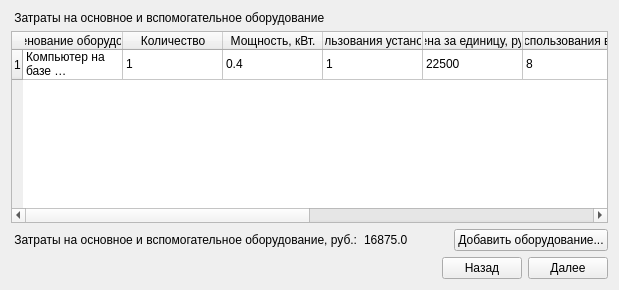
      <widget class="QWidget" name="tab_9">
       <attribute name="title">
        <string>Реализация1</string>
       </attribute>
       <layout class="QVBoxLayout" name="verticalLayout_18">
        <item>
         <widget class="QLabel" name="label_172">
          <property name="text">
           <string> Затраты на основное и вспомогательное оборудование</string>
          </property>
         </widget>
        </item>
        <item>
         <widget class="QTableWidget" name="tableWidget_4">
          <row>
           <property name="text">
            <string>1</string>
           </property>
          </row>
          <column>
           <property name="text">
            <string>Наименование оборудования</string>
           </property>
          </column>
          <column>
           <property name="text">
            <string>Количество</string>
           </property>
          </column>
          <column>
           <property name="text">
            <string>Мощность, кВт.</string>
           </property>
          </column>
          <column>
           <property name="text">
            <string>Коэффициент использования установленной мощности</string>
           </property>
          </column>
          <column>
           <property name="text">
            <string>Цена за единицу, руб.</string>
           </property>
          </column>
          <column>
           <property name="text">
            <string>Часов использования в день, час</string>
           </property>
          </column>
          <column>
           <property name="text">
            <string>Трудоёмкость однократной обработки информации при k-ой задаче, час./дн.</string>
           </property>
          </column>
          <column>
           <property name="text">
            <string>Частота выполнения k-ой задачи, дн./год</string>
           </property>
          </column>
          <column>
           <property name="text">
            <string>Норма годовых амортизационных отчислений, %(от стоимости)</string>
           </property>
          </column>
          <column>
           <property name="text">
            <string>Сумма, руб.</string>
           </property>
          </column>
          <item row="0" column="0">
           <property name="text">
            <string>Компьютер на базе процессора Pentium-4</string>
           </property>
          </item>
          <item row="0" column="1">
           <property name="text">
            <string>1</string>
           </property>
          </item>
          <item row="0" column="2">
           <property name="text">
            <string>0.4</string>
           </property>
          </item>
          <item row="0" column="3">
           <property name="text">
            <string>1</string>
           </property>
          </item>
          <item row="0" column="4">
           <property name="text">
            <string>22500</string>
           </property>
          </item>
          <item row="0" column="5">
           <property name="text">
            <string>8</string>
           </property>
          </item>
          <item row="0" column="6">
           <property name="text">
            <string>6</string>
           </property>
          </item>
          <item row="0" column="7">
           <property name="text">
            <string>247</string>
           </property>
          </item>
          <item row="0" column="8">
           <property name="text">
            <string>20</string>
           </property>
          </item>
          <item row="0" column="9">
           <property name="text">
            <string>16875.0</string>
           </property>
          </item>
         </widget>
        </item>
        <item>
         <layout class="QHBoxLayout" name="horizontalLayout_16">
          <item>
           <widget class="QLabel" name="label_4">
            <property name="text">
             <string> Затраты на основное и вспомогательное оборудование, руб.:</string>
            </property>
           </widget>
          </item>
          <item>
           <widget class="QLabel" name="label_5">
            <property name="text">
             <string>16875.0</string>
            </property>
           </widget>
          </item>
          <item>
           <spacer name="horizontalSpacer_15">
            <property name="orientation">
             <enum>Qt::Horizontal</enum>
            </property>
            <property name="sizeHint" stdset="0">
             <size>
              <width>40</width>
              <height>20</height>
             </size>
            </property>
           </spacer>
          </item>
          <item>
           <widget class="QPushButton" name="pushButton_20">
            <property name="text">
             <string>Добавить оборудование...</string>
            </property>
           </widget>
          </item>
         </layout>
        </item>
        <item>
         <layout class="QHBoxLayout" name="horizontalLayout_17">
          <item>
           <spacer name="horizontalSpacer_16">
            <property name="orientation">
             <enum>Qt::Horizontal</enum>
            </property>
            <property name="sizeHint" stdset="0">
             <size>
              <width>40</width>
              <height>20</height>
             </size>
            </property>
           </spacer>
          </item>
          <item>
           <widget class="QPushButton" name="pushButton_21">
            <property name="text">
             <string>Назад</string>
            </property>
           </widget>
          </item>
          <item>
           <widget class="QPushButton" name="pushButton_22">
            <property name="text">
             <string>Далее</string>
            </property>
           </widget>
          </item>
         </layout>
        </item>
       </layout>
      </widget>
